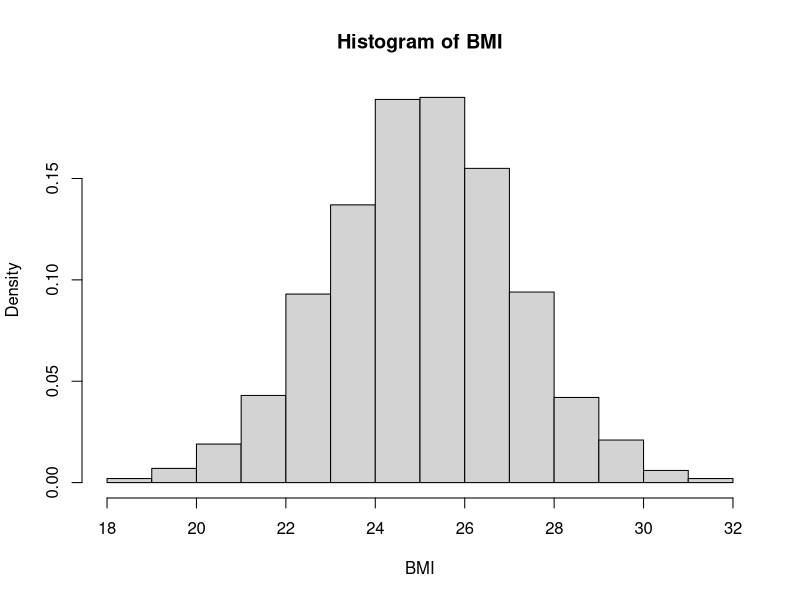
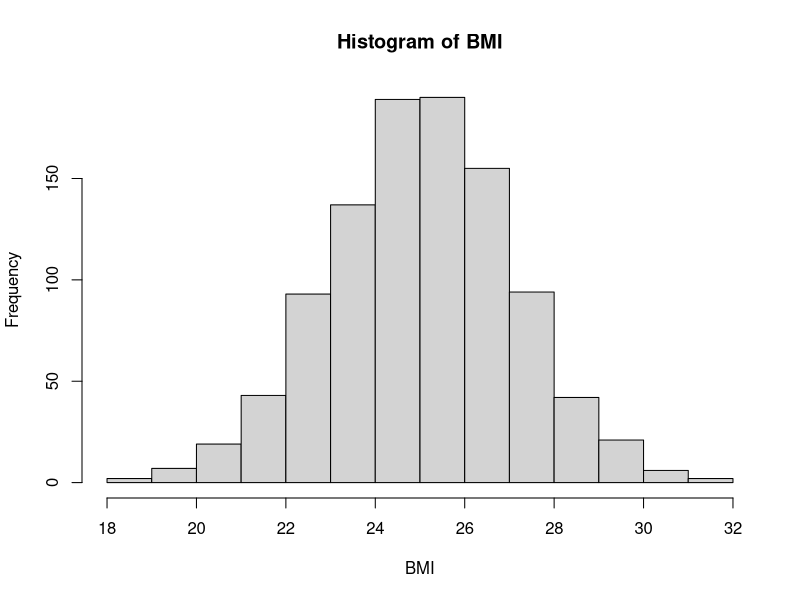
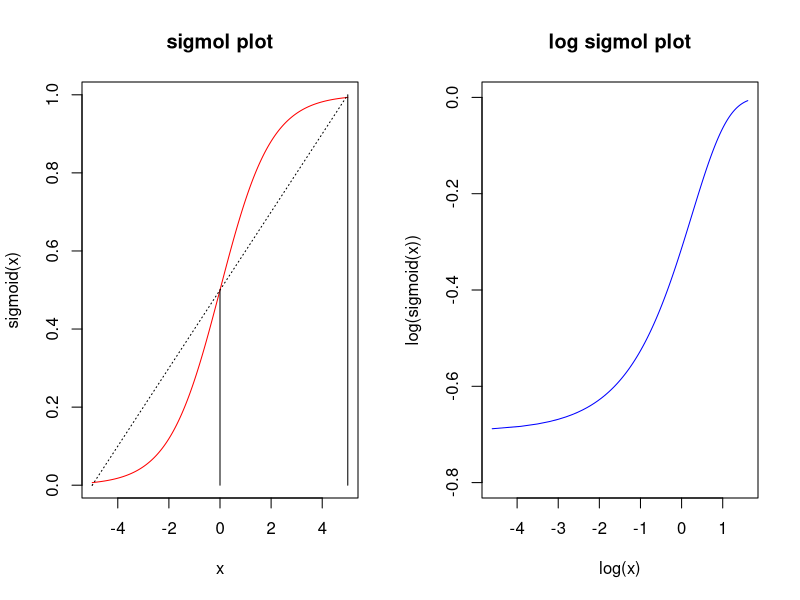

Reproduce these figures in R, in order.

### 
x <- system.file("README")
print(x)
set.seed(100)
BMI <- rnorm(1000,m=25,sd=2)
print(BMI)
hist(BMI,freq=F)
histinfo <- hist(BMI)
histinfo

### sigmoid function
sigmoid = function(x){
  1 / (1 + exp(-x))
}

x <- seq(-5,5,0.01)
x
par(mfrow=c(1,2))
plot(x,sigmoid(x),
     main = "sigmol plot",
     col = 'red',
     type = 'l')
lines(c(-5,5),c(0,1), lty = 3)
lines(c(-5,0,5),c(0,0.5,1), type = "h")
plot(log(x),log(sigmoid(x)),
     main = "log sigmol plot",
     col = 'blue',
     type = 'l',
     ylim = c(-0.8,0))
par(mfrow=c(1,1))

